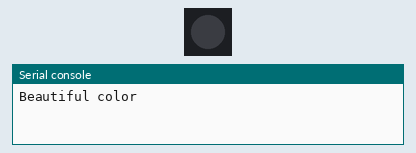
Recording of a program running on a simulated Raspberry Pi Pico running MicroPython. On the bench: 1 RGB LEDs in strip order, left to right, the last lines printed to the serial console. Dim RGB values are drawn brighter than linear; library files of the repository ran but are not shown: ws2812.py.

Above: at 0.2 s.
At 1.2 s:
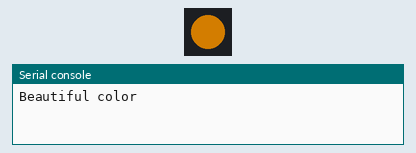
At 2.2 s:
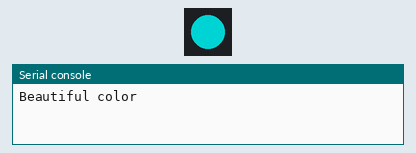
At 4.8 s:
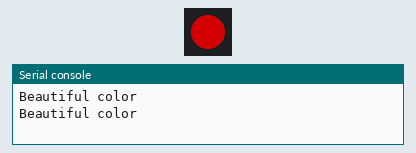
Timing chart, 0 to 5.3 s (numbered marks = the images above):
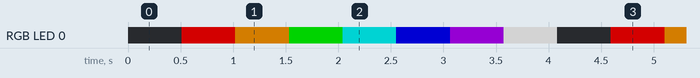

Measured:
- by itself, RGB LED 0: repeats every 4.1 s: RGB(127, 75, 0) 0.51 s, RGB(0, 127, 0) 0.51 s, RGB(0, 127, 127) 0.51 s, RGB(0, 0, 127) 0.51 s, RGB(90, 0, 127) 0.51 s, RGB(127, 127, 127) 0.51 s, off 0.51 s, RGB(127, 0, 0) 0.51 s
- by itself, everything shown: repeats every 4.1 s, in 8 steps

The program:

ws2812b.py
```python
from ws2812 import WS2812
import utime
import machine
power = machine.Pin(11,machine.Pin.OUT)
power.value(1)
BLACK = (0, 0, 0)
RED = (255, 0, 0)
YELLOW = (255, 150, 0)
GREEN = (0, 255, 0)
CYAN = (0, 255, 255)
BLUE = (0, 0, 255)
PURPLE = (180, 0, 255)
WHITE = (255, 255, 255)
COLORS = (BLACK, RED, YELLOW, GREEN, CYAN, BLUE, PURPLE, WHITE)

led = WS2812(12,1)#WS2812(pin_num,led_count)

while True:
    print("Beautiful color")
    for color in COLORS:
        led.pixels_fill(color)
        led.pixels_show()
        utime.sleep(0.5)
```
